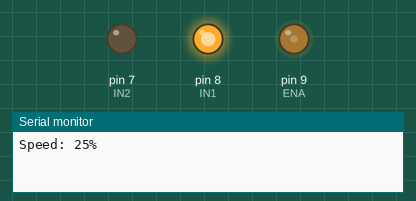
Bench run of a sketch on a simulated Arduino Uno, built with avr-gcc and run on an emulated ATmega328P. On the bench: output pins drawn as LEDs (lit = HIGH), the last lines printed to the serial monitor.

Above: at 0.05 s.
At 1.15 s:
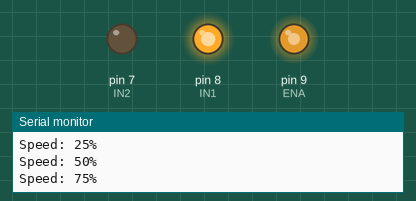
At 2.25 s:
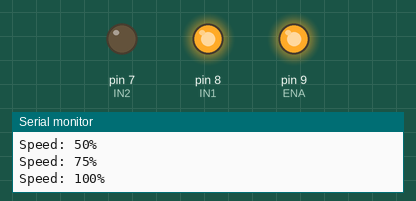
At 4.5 s:
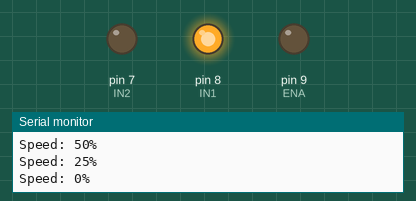
Timing chart, 0 to 5.2 s (numbered marks = the images above):
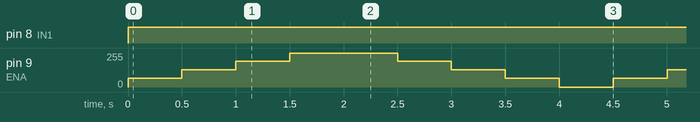

The sketch:

acceleration.ino
```cpp
// Accelerate in 4 steps
// Decelerate in 4 steps


const int ENA = 9;
const int IN1 = 8;
const int IN2 = 7;

void setup() {
  pinMode(ENA, OUTPUT);
  pinMode(IN1, OUTPUT);
  pinMode(IN2, OUTPUT);

  Serial.begin(9600);
}

void loop() {
  // Set forward direction
  digitalWrite(IN1, HIGH);
  digitalWrite(IN2, LOW);

  // Accelerate in 4 steps
  Serial.println("Speed: 25%");
  analogWrite(ENA, 64);
  delay(500);

  Serial.println("Speed: 50%");
  analogWrite(ENA, 128);
  delay(500);

  Serial.println("Speed: 75%");
  analogWrite(ENA, 192);
  delay(500);

  Serial.println("Speed: 100%");
  analogWrite(ENA, 255);
  delay(1000);

  // Decelerate in 4 steps
  Serial.println("Speed: 75%");
  analogWrite(ENA, 192);
  delay(500);

  Serial.println("Speed: 50%");
  analogWrite(ENA, 128);
  delay(500);

  Serial.println("Speed: 25%");
  analogWrite(ENA, 64);
  delay(500);

  Serial.println("Speed: 0%");
  analogWrite(ENA, 0);
  delay(500);
}
```

Measured:
- by itself, pin 8 (IN1): LOW → HIGH at 0.00 s
- by itself, pin 9 (ENA): repeats every 4.5 s: 128/255 0.50 s, 192/255 0.50 s, 255/255 1.0 s, 192/255 0.50 s, 128/255 0.50 s, 64/255 0.50 s, 0/255 0.50 s, 64/255 0.50 s
